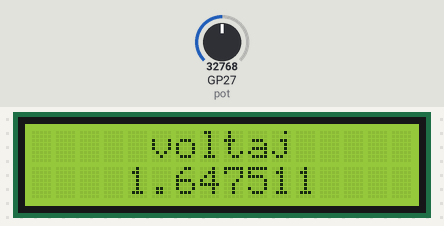
This program was run on a simulated Raspberry Pi Pico running MicroPython. Shown: 16×2 character LCD. Inputs (shaded band) come from the test bench; at power-on: GP27 (pot) = 32768 (analog values on the 0–65535 scale). What the program prints to the serial console is not drawn.

Above: at 1.2 s.
1.3 s: GP27 (pot) set to 45874
At 3.4 s:
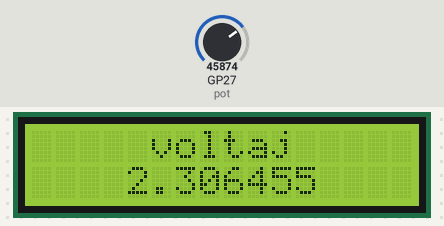
5.3 s: GP27 (pot) set to 57670
At 7.4 s:
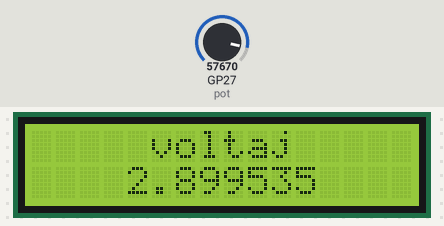
9.3 s: GP27 (pot) set to 65535
At 11.4 s:
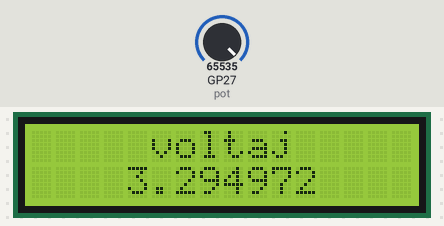
Timing chart, 0 to 12.9 s (numbered marks = the images above; inputs shaded):
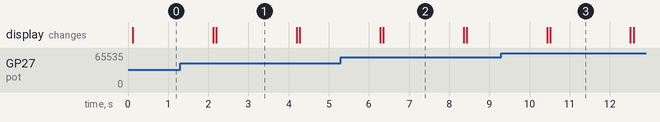

Measured:
- after the input at 1.3 s, the display: first differs from a run without the input after 0.90 s (image 1)
- after the input at 5.3 s, the display: first differs from a run without the input after 1.1 s (image 2)
- after the input at 9.3 s, the display: first differs from a run without the input after 1.2 s (image 3)
- what the display in image 1 shows lasts 2.0 s, from 2.2 s to 4.2 s

The program:

LCD_POT.py
```python
from machine import ADC,Pin,I2C
import utime

pot =ADC(27)
donusturme_carpani = 3.3/(65635)

from lcd_api import LcdApi

from pico_i2c_lcd import I2cLcd
I2C_ADDR = 0x27
I2C_NUM_ROWS = 2
I2C_NUM_COLS = 16

sda = Pin(20)
scl = Pin(21)


i2c = I2C(0, sda=sda, scl=scl,freq=40000)
lcd = I2cLcd(i2c,I2C_ADDR, I2C_NUM_ROWS, I2C_NUM_COLS)

def convert(x, in_min,in_max,out_min,out_max):
    return(x - in_min) * (out_max - out_min) // (in_max - in_min) + out_min

while True:
    voltage = pot.read_u16() * donusturme_carpani
    print("voltaj=", voltage)
    print("yüzde:", convert(pot.read_u16(), 1000,65535,0,100))
    print("-------------------")

    lcd.move_to(5, 0)
    lcd.putstr("voltaj")
    lcd.move_to(4, 1)
    lcd.putstr(str(voltage))

    utime.sleep(2)
    lcd.clear()
```
